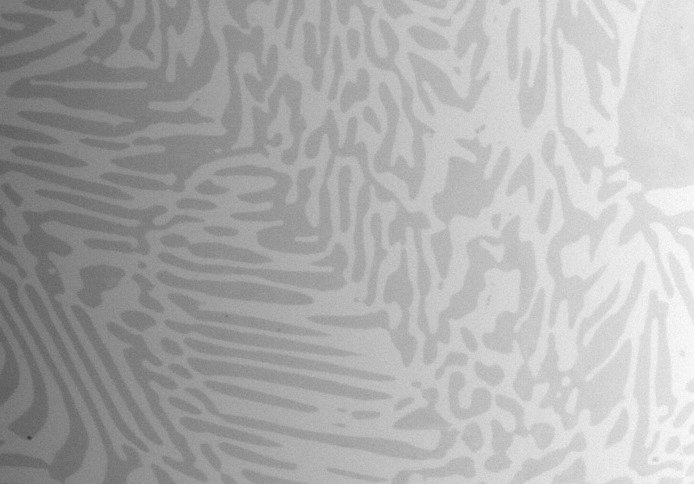
#> input picture python_for_microscopists-master/images/Alloy_gradient.jpg, 694 x 484 px
$ python 117_shading_correction_using_rolling_ball.py
#> lines starting #> are read from the running program, lines starting #| are printed output that depends on the picture
#!/usr/bin/env python
__author__ = "Sreenivas Bhattiprolu"
__license__ = "Feel free to copy, I appreciate if you acknowledge Python for Microscopists"

# https://youtu.be/hy5PlXX-CU0


"""
1st approach: Perform CLAHE
# Equalize light by performing CLAHE on the Luminance channel
# The equalize part alreay covered as aprt of previous tutorials about CLAHE
# This kind of works but you can still see shading after the correction.

2nd approach:
Apply rolling ball background subtraction

"""
import cv2
import numpy as np

img = cv2.imread("images/Alloy_gradient.jpg", 1)
#> img is the input picture: shape (484, 694, 3); min 55, max 255, mean 173.2

lab_img = cv2.cvtColor(img, cv2.COLOR_BGR2LAB)
#> lab_img: shape (484, 694, 3); mean of channels 0, 1, 2 180, 128, 128
l, a, b = cv2.split(lab_img)
#> a: shape (484, 694); every value is 128


clahe = cv2.createCLAHE(clipLimit=3, tileGridSize=(8,8))
clahe_img = clahe.apply(l)
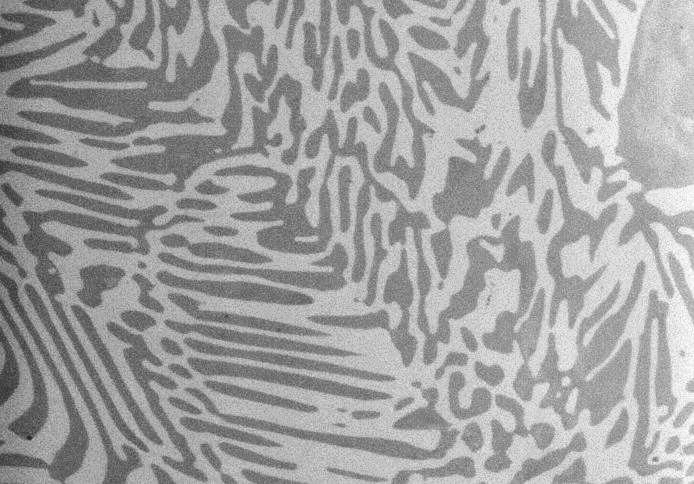
#> clahe_img: shape (484, 694); min 34, max 255, mean 160.9
CLAHE_img = cv2.merge((clahe_img,a,b))
#> CLAHE_img: shape (484, 694, 3); mean of channels 0, 1, 2 160.9, 128, 128

corrected_image = cv2.cvtColor(CLAHE_img, cv2.COLOR_LAB2BGR)

cv2.imshow("Original image", img)
cv2.imshow("Corrected image", corrected_image)
cv2.waitKey(0)
cv2.destroyAllWindows()

############################################################
"""
#2nd method
# https://pypi.org/project/opencv-rolling-ball/
#
# pip install opencv-rolling-ball
# Only works with 8 bit grey

A local background value is determined for every pixel by averaging over a
very large ball around the pixel. This value is then subtracted from
the original image, removing large spatial variations of the
background intensities. The radius should be set to at least the size of the
largest object that is not part of the background.
"""

import cv2
from cv2_rolling_ball import subtract_background_rolling_ball
from matplotlib import pyplot as plt

img = cv2.imread("images/Alloy_gradient.jpg", 0)
#> img: shape (484, 694); min 55, max 255, mean 173.2
radius=30
#> (the run stopped early here; a loop or call above may not have finished)

$ run again, with python_for_microscopists-master/images/Alloy_noisy.jpg copied over python_for_microscopists-master/images/Alloy_gradient.jpg
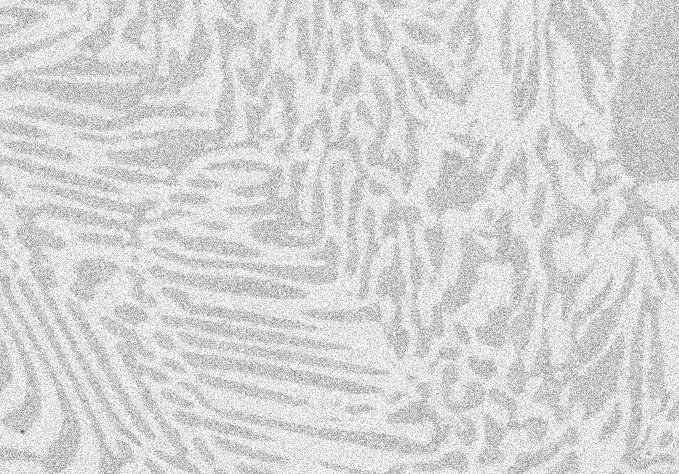
#> input picture python_for_microscopists-master/images/Alloy_noisy.jpg, 679 x 474 px
#> img is the input picture: shape (474, 679, 3); min 63, max 255, mean 213.3
#> lab_img: shape (474, 679, 3); mean of channels 0, 1, 2 217.6, 128, 128
#> a: shape (474, 679); every value is 128
#> `clahe_img = clahe.apply(l)`:
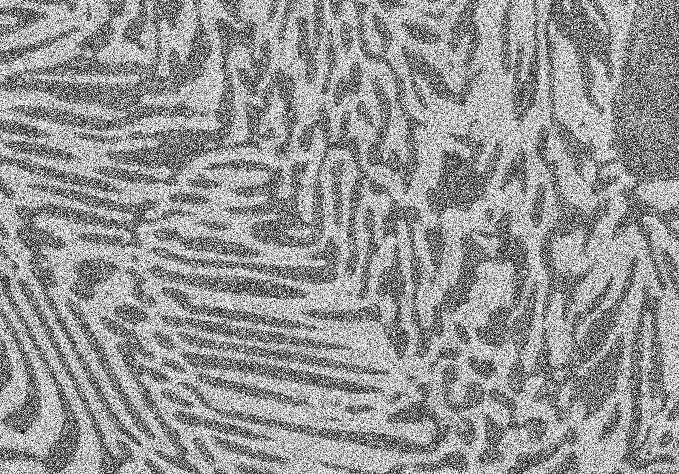
#> clahe_img: shape (474, 679); min 12, max 255, mean 150
#> CLAHE_img: shape (474, 679, 3); mean of channels 0, 1, 2 150, 128, 128
#> img: shape (474, 679)

$ run again, with python_for_microscopists-master/images/BSE_25sigma_noisy.jpg copied over python_for_microscopists-master/images/Alloy_gradient.jpg
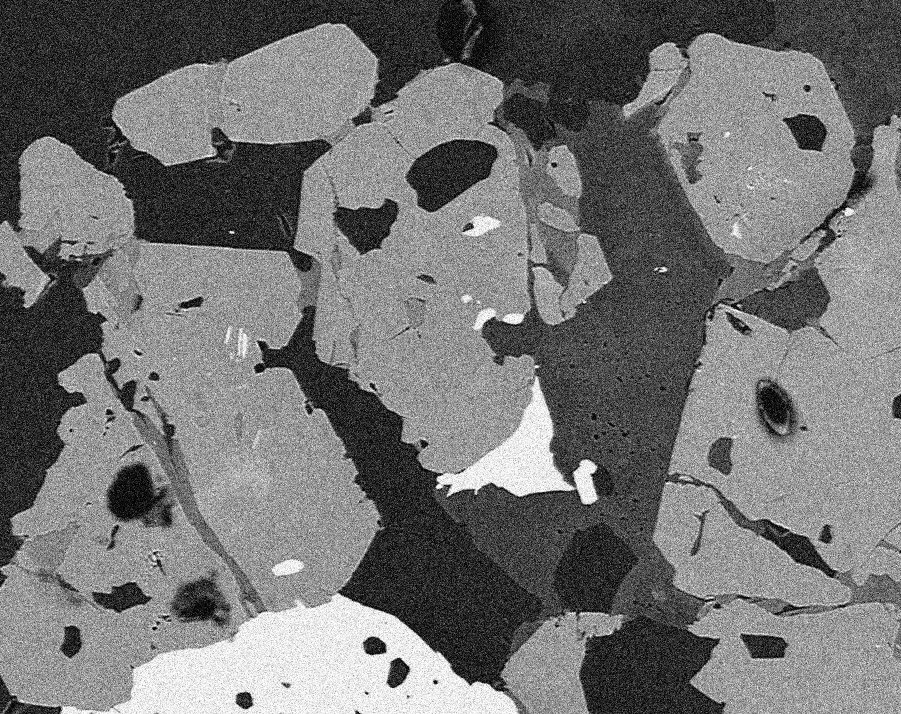
#> input picture python_for_microscopists-master/images/BSE_25sigma_noisy.jpg, 901 x 714 px
#> img is the input picture: shape (714, 901, 3); min 0, max 255, mean 115
#> lab_img: shape (714, 901, 3); mean of channels 0, 1, 2 120.4, 128, 128
#> a: shape (714, 901); every value is 128
#> `clahe_img = clahe.apply(l)`:
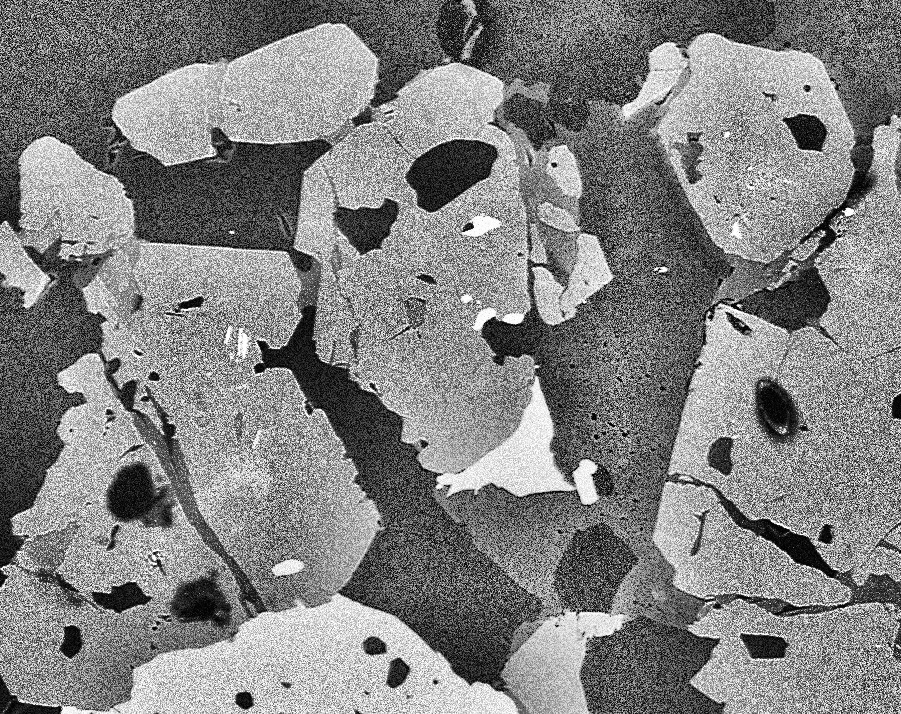
#> clahe_img: shape (714, 901); min 0, max 255, mean 130
#> CLAHE_img: shape (714, 901, 3); mean of channels 0, 1, 2 130, 128, 128
#> img: shape (714, 901)
